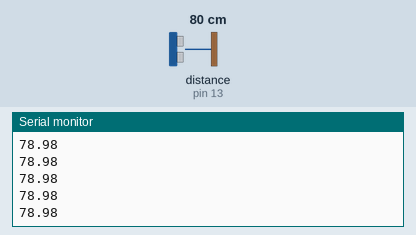
A sketch run on a simulated Arduino Uno, built with avr-gcc and run on an emulated ATmega328P. On the bench: the last lines printed to the serial monitor. Wiring (inferred from the names in the program): ultrasonic range finder: trigger pin 12; echo pin 13. The test bench sets the inputs (shaded band); at power-on: distance to the obstacle (sensor on pin 13) 80 cm. The echo pulse lasts 58.3 µs per cm.

Above: at 1.2 s.
1.3 s: distance to the obstacle (sensor on pin 13) set to 2 cm
At 1.9 s:
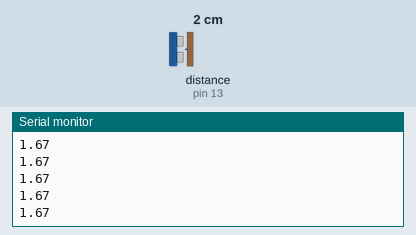
2.8 s: distance to the obstacle (sensor on pin 13) set to 4 cm
At 3.5 s:
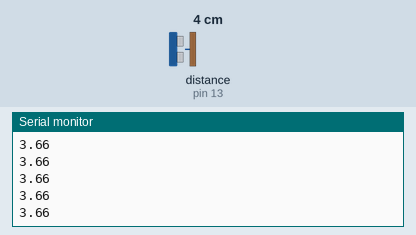
Timing chart, 0 to 5.8 s (numbered marks = the images above; inputs shaded):
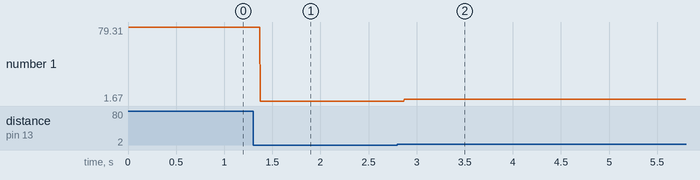

Measured:
- after the input at 1.3 s, the serial monitor: prints a new line after 0.07 s (image 1)
- after the input at 2.8 s, the serial monitor: prints a new line after 0.07 s (image 2)
- plotted number 1: 78.98 → 1.67 after the input at 1.3 s, 1.67 → 3.6 after the input at 2.8 s

The sketch:

sketch_jan08b.ino
```cpp
int trig =12;
int echo = 13;
float Tt;
float v=0.034,t,s;

void setup() {
  // put your setup code here, to run once:
 pinMode(trig,OUTPUT);
 pinMode(echo,INPUT);

 Serial.begin(9600);

}

void loop() {
  // put your main code here, to run repeatedly:
  digitalWrite(trig,LOW);
  delayMicroseconds(5);
  digitalWrite(trig,HIGH);
  delayMicroseconds(10);
  digitalWrite(trig,LOW);

   Tt = pulseIn(echo,HIGH);

   t = Tt/2.0;
   s = v*t;
   Serial.println(s);
}
```
